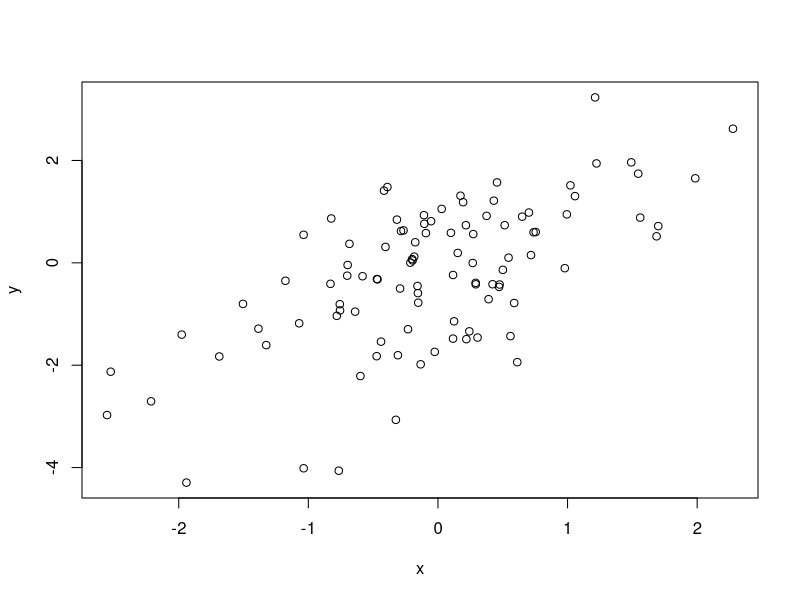

Write the R code that produced this figure.
## ---- chunk 1
knitr::opts_chunk$set(echo = TRUE)
## ---- chunk 2
# crap. It did not save it, grr
## (my oldschool editor saves automatically, so I don't think about it)

#### asdff asdf asdff ####

5 + 7
a <- 5 + 7
5 ** 7 # obsolete, but works
5^7 # same as 5 ** 7

## define function blah
#' @param par1 first parameter. Does absolutely nothing
## By the way, this previous line is a formalized way of documenting functions.
## This comes with the roxygen2 package and is used to document packages.
myfunc <- function(par1) {
  
  ## asdfasdf
  
  
}
## ---- chunk 3


## what does the following do?
5 %/% 7
5 / 7
5 %% 7


## to get help on operators, you need to use quotes
?"%*%"
?"%%" # what is this operator
## ---- chunk 4
## everything is a vector!
v <- c(1, 2, 3) 
is.vector(v)
v <- TRUE
is.vector(v)
v <- 1
is.vector(v)

## vectorization, you need to 
c(1, 2, 3) * 5
c(1, 2, 3) * c(2, 5) # error message!
c(1, 2, 3) * c(1, 5, 10)
## scalar product
c(1, 2, 3) %*% c(1, 5, 10)
## ---- chunk 5
## get random numbers and plot them
x <- rnorm(100)
y <- x + rnorm(100)
plot(x, y)
## ---- chunk 6
veryveryververyvevyresdrcc <- function()  { }
## 
cor(x,y)
cor(x,y,method="s")
cor.test(x,y)
cor.test(x, y, method = "s")
## ---- chunk 7
myfunc <- function(param1) {
  
  param1 <- 10
  x <- rnorm(100)
  y <- x + rnorm(100)
  ret <- list(xx=x, yy=y)
  return(ret)
}
